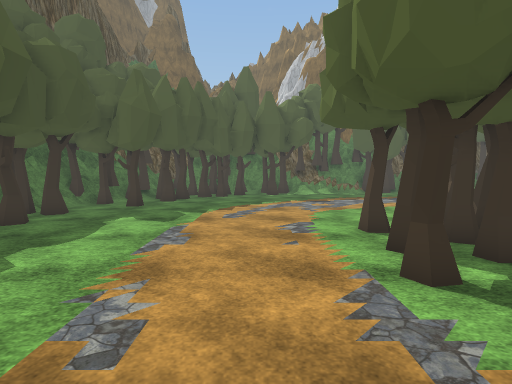
view 1 (above)

23 first-person views from a walk through a scene from a Unity 3-D project. The camera is 1.5 m above the floor, tilts 4° down and sees 80° across. The floor is counted in squares, 1 m on a side. Each view is taken from the middle of a square. On the plan, view 1 faces up. The plan holds only what a view shows up to about 15 squares ahead; the rest is blank. The place goes on beyond the plan. Some animated figures are not drawn. Some surface patterns are stand-ins.

view 2
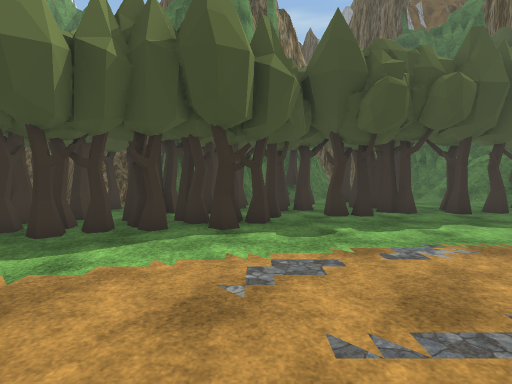

view 3
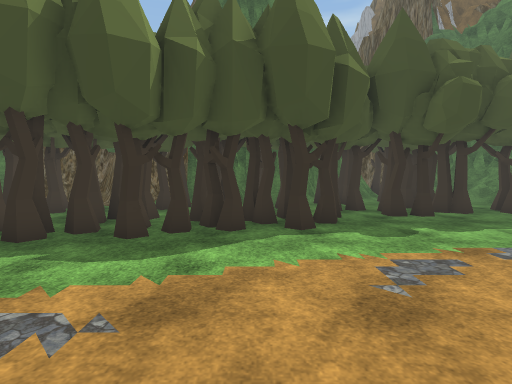

view 4
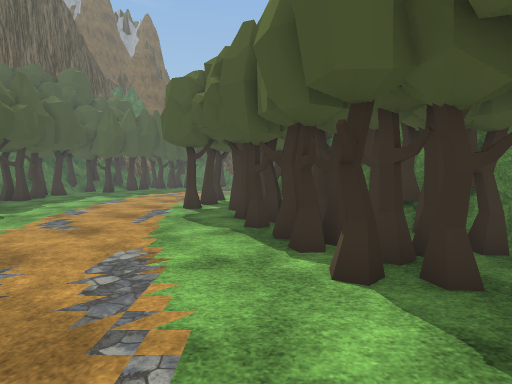

view 5
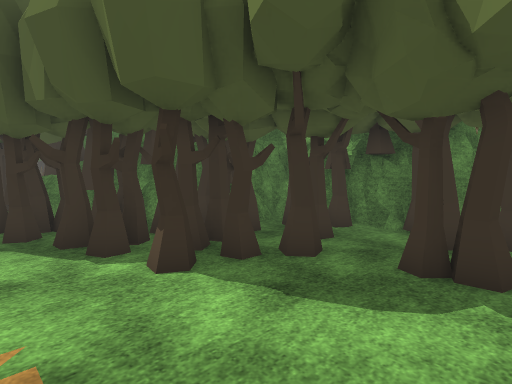

view 6
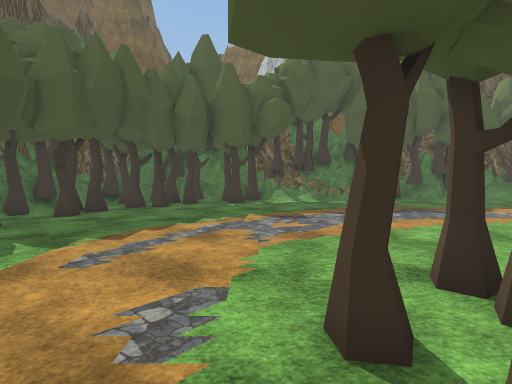

view 7
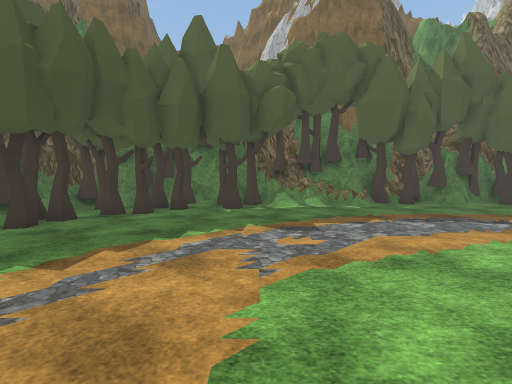

view 8
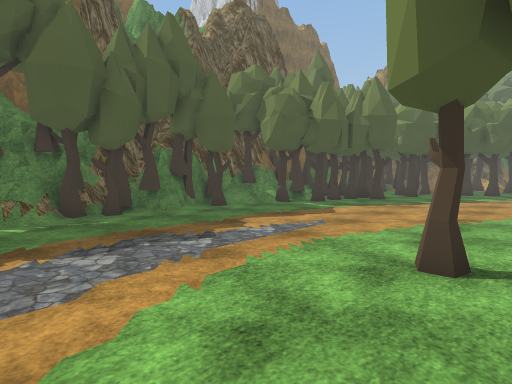

view 9
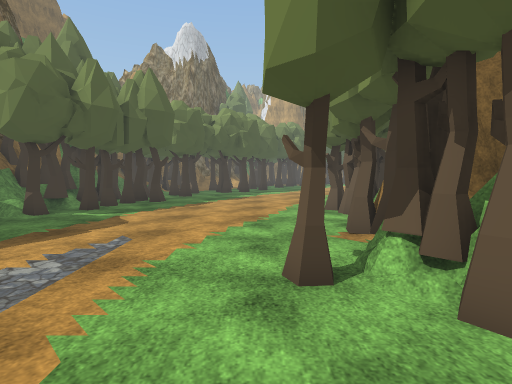

view 10
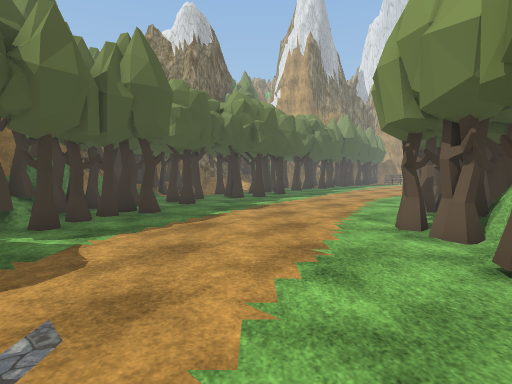

view 11
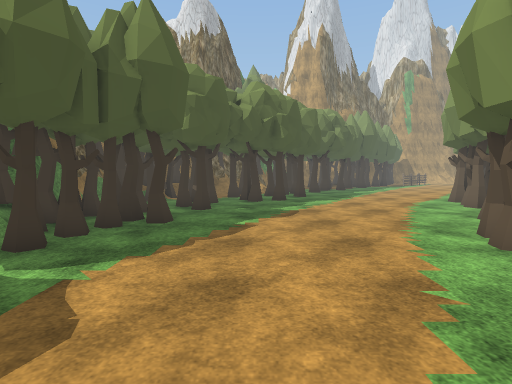

view 12
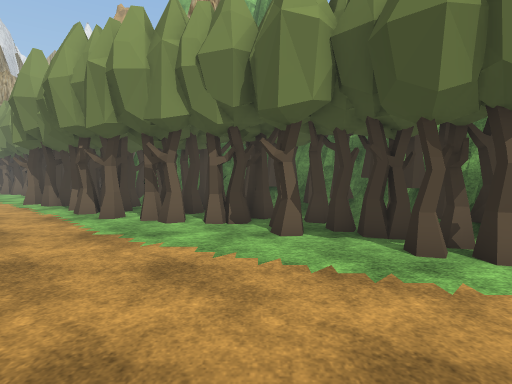

view 13
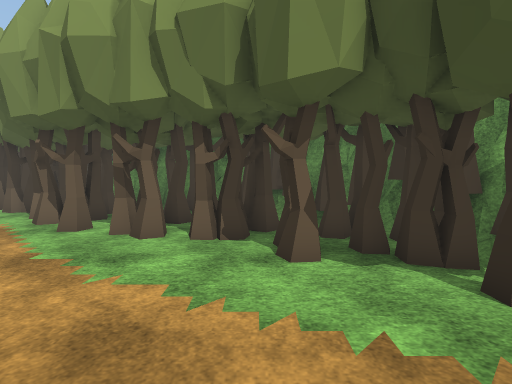

view 14
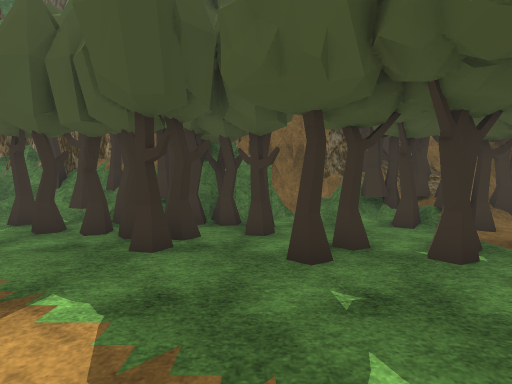

view 15
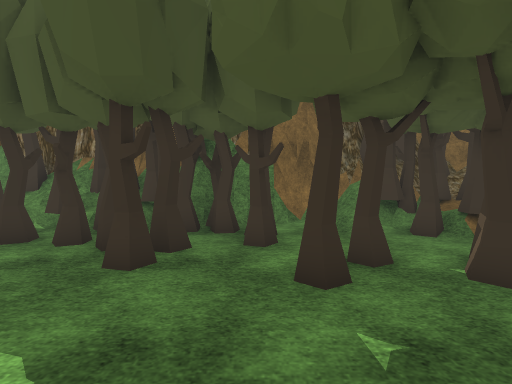

view 16
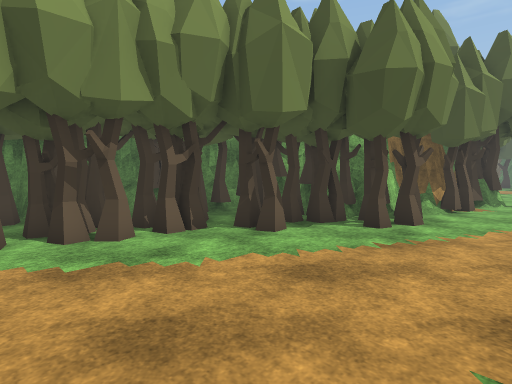

view 17
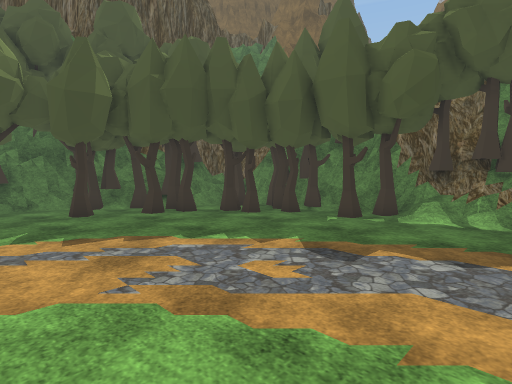

view 18
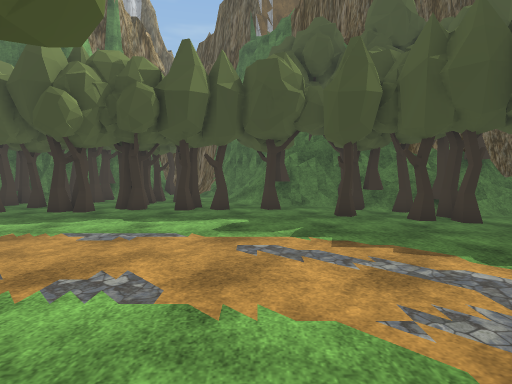

view 19
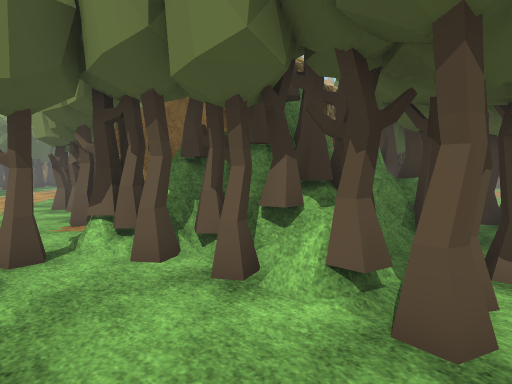

view 20
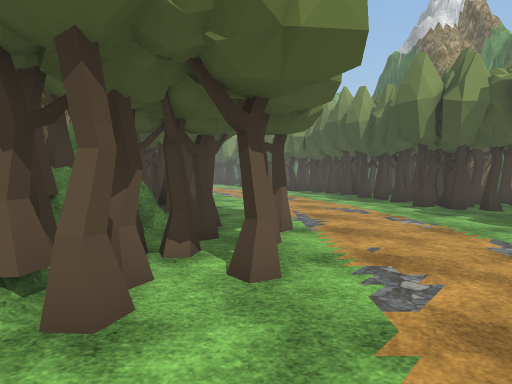

view 21
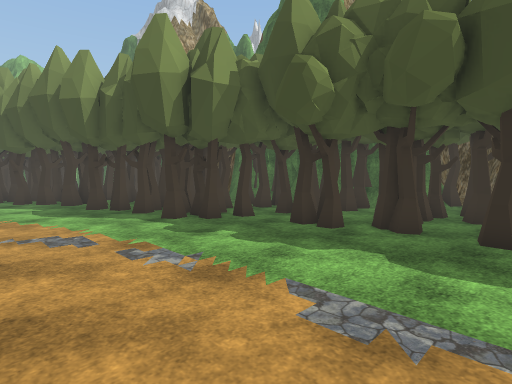

view 22
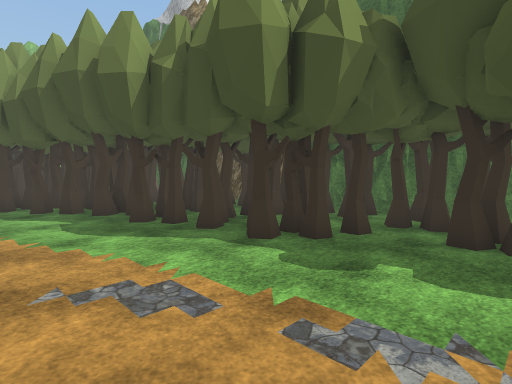

view 23
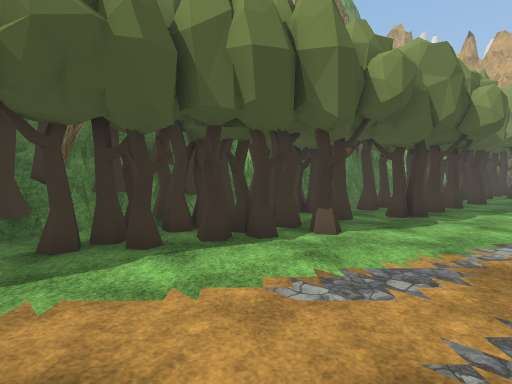

### Floor plan
Key: @ floor where view 1 was taken; # wall or solid block; . floor; / step, stairs or slope; = window, fence, low wall or low ledge; ^ raised ledge; T tree; O other object.
Columns run from 10 left of view 1 to 27 right of it. Each row starts with its distance up from view 1.
 23              ##    ###  ####
 22          #################T###### ###O
 21     ###OT###T##O##TTT#TTTOT=TTTT#####T
 20    ##T=TTT.TT///.......T///TTTTTT../TT
 19    ##TT.TT.T..............T.TT.TTT...T
 18    #T..TT...................TTTT.T....
 17   ##TT.T.......................T...T.T
 16   ##TTT...........................T.TT
 15  ##TTTT...............................
 14  #TT.................................T
 13  #=.TT...............................T
 12 ##/...................................
 11 #TTT................T.................
 10 =/TT...............TT#T...............
  9 /..T...........TTTT###TTT#.TTT........
  8 ...T.........T.TTT#########TTT........
  7 T.TT.........T.T=T       ##TTT.T......
  6 T............TTT=##       ##TTTT......
  5 TTTT..........T TT#        #TTT.TTTT..
  4 OTT.T.......TTTT#T^        #TT..TT.TTT
  3  ..TT..........T#T#        ##OTT  TTTT
  2 TTT............T#T#         ###   TT.T
  1 OTTTT..........TTT###        ###  TTTT
  0  ...TT....@....T.T###         ######OT
 -1 =TT.TTT.........TTTT###        ######T
 -2 OTTT.TT.........TTTT#=#
 -3 O OTTTT..........TTTTTT
 -4 O OOTTTT........TTTTT.T#
 -5 #TT.TTTT..........TT..##
 -6 # T TTTT...  ........TT#
 -7 #=O TTTTT..   .....T.TT#
 -8 #=TT OTTT..   ......T

Positions as (right, up) in squares from view 1, and headings:
1: (0, 0), facing up
2: (4, 0), facing left
3: (4, -2), facing left
4: (5, -8), facing up
5: (4, -8), facing up-right
6: (2, 5), facing up
7: (2, 7), facing up
8: (5, 10), facing up-right
9: (6, 12), facing right
10: (10, 13), facing right
11: (12, 14), facing right
12: (22, 14), facing down
13: (22, 12), facing down
14: (23, 11), facing up
15: (23, 12), facing up
16: (27, 12), facing down-left
17: (6, 10), facing up-left
18: (5, 10), facing left
19: (4, 12), facing down-right
20: (3, 12), facing down
21: (1, 8), facing down-left
22: (1, 4), facing down-left
23: (-1, -2), facing right
